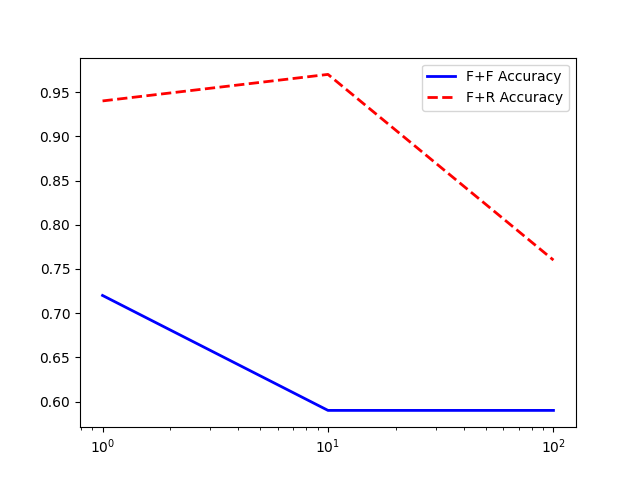

Reproduce this figure in Python.
import matplotlib.pyplot as plt

freqs = [1, 10, 100]
ff_acc = [0.72, 0.59, 0.59]
fr_acc = [0.94, 0.97, 0.76]

fig = plt.figure()
ax = fig.add_subplot(1, 1, 1)

ax.plot(freqs, ff_acc, 'b-', linewidth=2, label="F+F Accuracy")
ax.plot(freqs, fr_acc, 'r--', linewidth=2, label="F+R Accuracy")
ax.set_xscale('log')
ax.legend()
plt.show()
